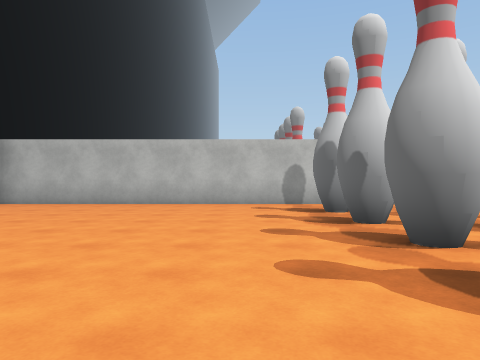
[1] (above)

17 first-person views from a walk through a scene from a Unity 3-D project. The camera is 1.3 m above the floor, looks level and sees 70° across. The floor is counted in squares, 2 m on a side. Each view is taken from the middle of a square. On the plan, view 1 faces up. The plan holds only what a view shows up to about 10 squares ahead; the rest is blank. The place goes on beyond the plan. Some animated figures are left out. Some surface patterns are stand-ins.

[2]
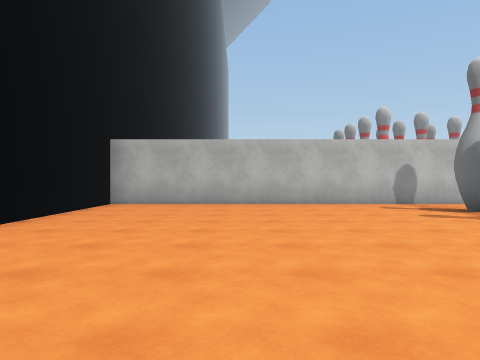

[3]
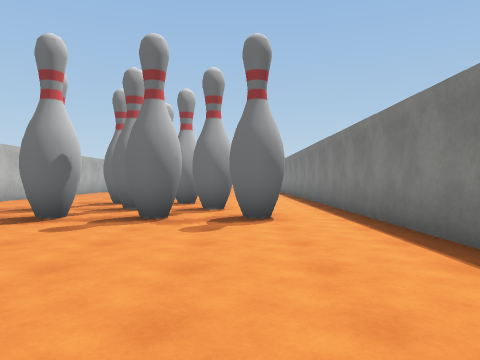

[4]
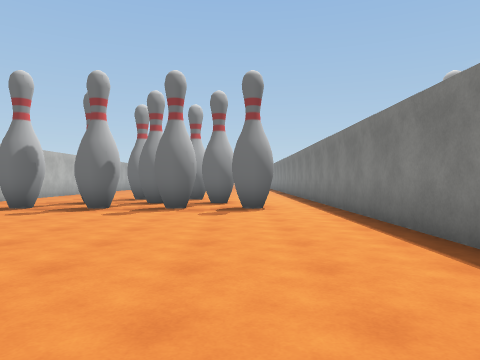

[5]
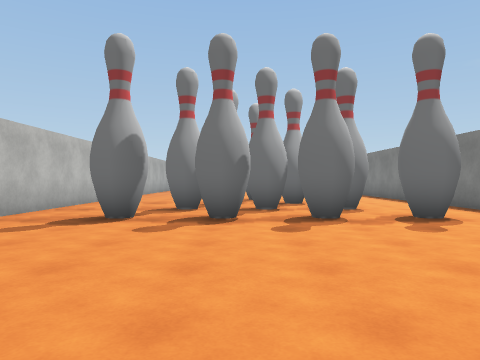

[6]
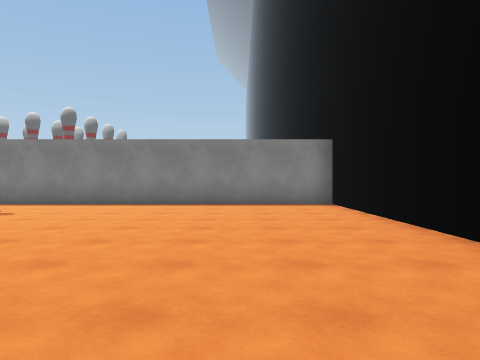

[7]
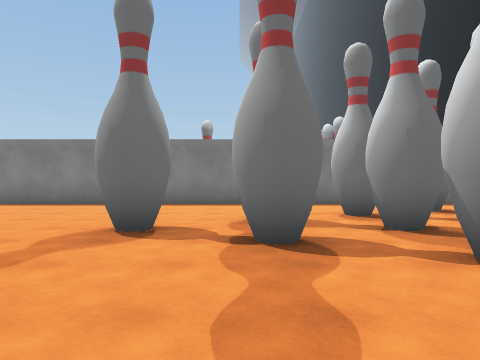

[8]
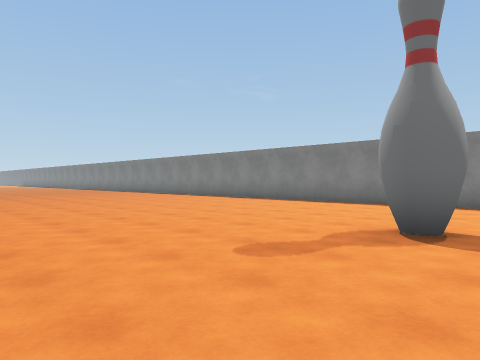

[9]
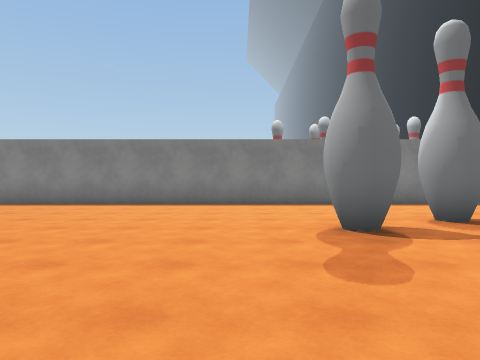

[10]
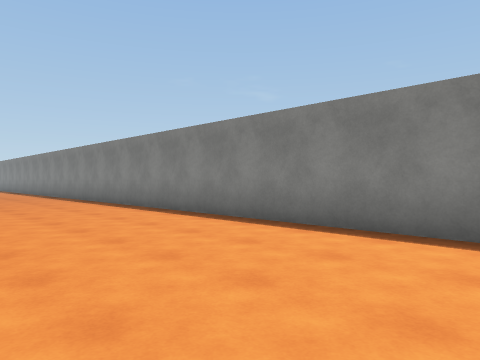

[11]
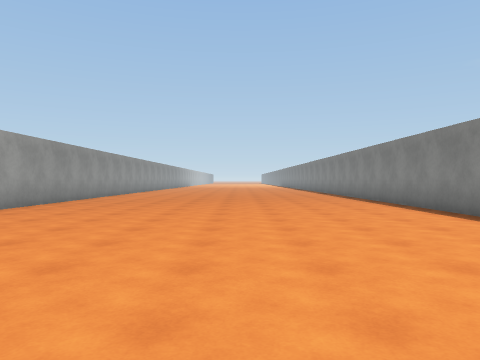

[12]
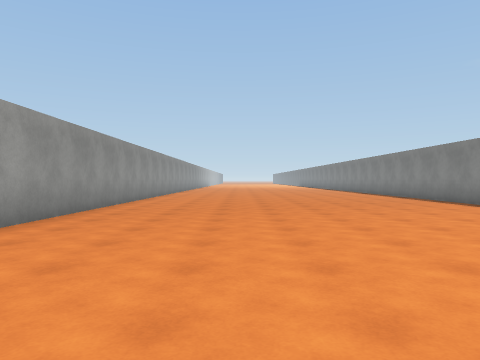

[13]
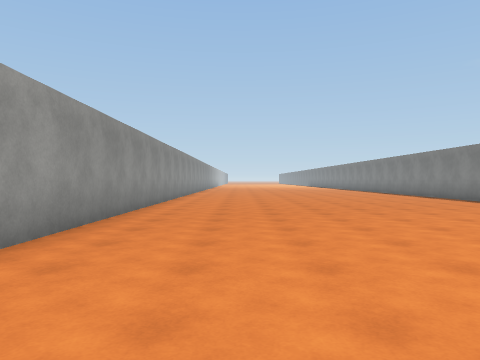

[14]
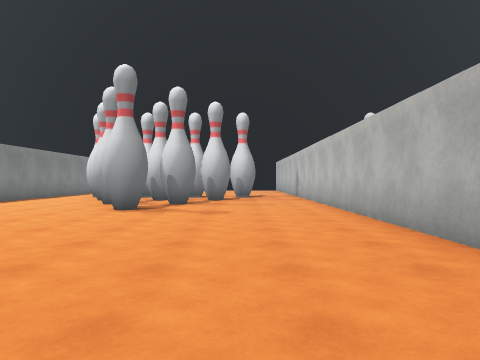

[15]
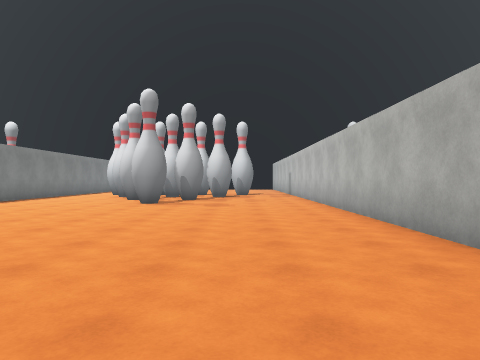

[16]
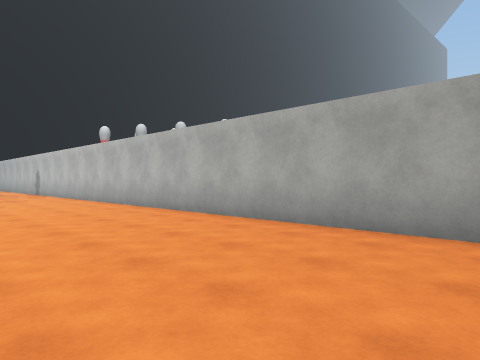

[17]
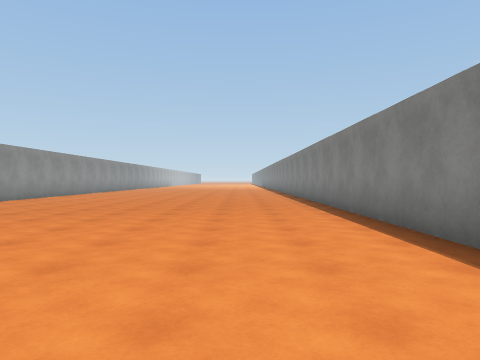

### Floor plan
Key: @ floor where view 1 was taken; # wall or solid block; x gap in a wall; . floor; T thing the floor can be seen under or through.
Columns run from 7 left of view 1 to 26 right of it. Each row starts with its distance up from view 1.
 10 ##################################
  9 #.................................
  8 #.................................
  7 #........#........................
  6 #..........#......................
  5 #........#.TTTT...................
  4 #........x.TTTT...................
  3 #........x.TTT....................
  2 #........#........................
  1 #.................................
  0 #......@..........................
 -1 ##################################

Where each view was taken, in squares from view 1:
view 1: 0 up, 0 right, facing up
view 2: 0 up, 3 left, facing up
view 3: 2 up, 4 left, facing right
view 4: 2 up, 6 left, facing right
view 5: 5 up, 4 left, facing right
view 6: 9 up, 4 left, facing down
view 7: 9 up, 6 right, facing down
view 8: 9 up, 6 right, facing down-right
view 9: 9 up, 9 right, facing down
view 10: 4 up, 11 right, facing down-right
view 11: 4 up, 12 right, facing right
view 12: 6 up, 15 right, facing right
view 13: 7 up, 16 right, facing right
view 14: 7 up, 15 right, facing left
view 15: 7 up, 17 right, facing left
view 16: 5 up, 18 right, facing up-left
view 17: 2 up, 16 right, facing right
